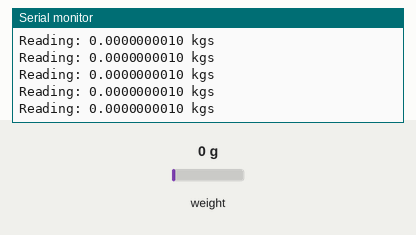
A sketch run on a simulated Arduino Zero (SAMD21). On the bench: the last lines printed to the serial monitor. Inputs (shaded band) come from the test bench; at power-on: weight on the scale 0 g.

Above: at 2.2 s.
2.3 s: weight on the scale set to 100 g
At 2.31 s:
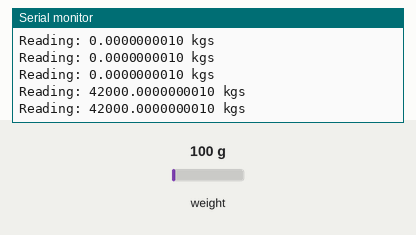
5.3 s: weight on the scale set to 1250 g
At 12.74 s:
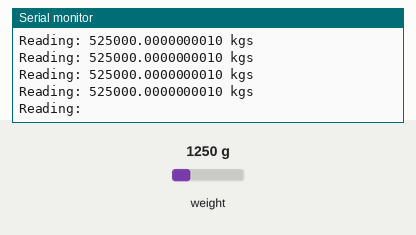
Timing chart, 0 to 12.8 s (numbered marks = the images above; inputs shaded):
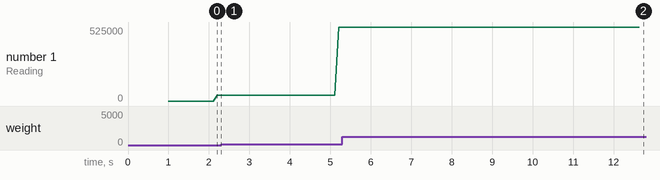

The sketch:

loadcell_read.ino
```cpp
// (licence header left out)
#include "HX711.h"

#define calibration_factor 1.0 //This value is obtained using the SparkFun_HX711_Calibration sketch

#define DOUT  3
#define CLK  2

HX711 scale(DOUT, CLK);

void setup() {
  SerialUSB.begin(9600);
  SerialUSB.println("HX711 scale demo");

  scale.set_scale(calibration_factor); //This value is obtained by using the SparkFun_HX711_Calibration sketch
  scale.tare(); //Assuming there is no weight on the scale at start up, reset the scale to 0

  SerialUSB.println("Readings:");
}

void loop() {
  SerialUSB.print("Reading: ");
  SerialUSB.print(scale.get_units(), 10); //scale.get_units() returns a float
  SerialUSB.print(" kgs"); //You can change this to kg but you'll need to refactor the calibration_factor
  SerialUSB.println();
}
```

Measured:
- after the input at 2.3 s, the serial monitor: prints a new line at once (image 1)
- after the input at 5.3 s, the serial monitor: prints a new line at once (image 2)
- plotted number 1: 42000 → 525000 after the input at 2.3 s
